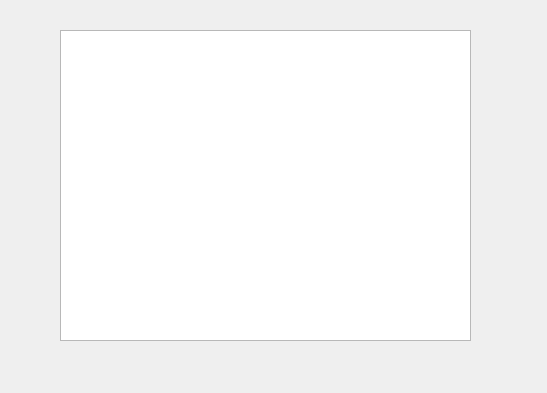
<?xml version="1.0" encoding="UTF-8"?>
<ui version="4.0">
 <class>QRGenerateWindow</class>
 <widget class="QWidget" name="QRGenerateWindow">
  <property name="geometry">
   <rect>
    <x>0</x>
    <y>0</y>
    <width>547</width>
    <height>393</height>
   </rect>
  </property>
  <property name="windowTitle">
   <string>Form</string>
  </property>
  <widget class="QTableView" name="tableView">
   <property name="geometry">
    <rect>
     <x>60</x>
     <y>30</y>
     <width>411</width>
     <height>311</height>
    </rect>
   </property>
   <property name="styleSheet">
    <string notr="true"/>
   </property>
  </widget>
  <widget class="QLabel" name="qrCodeLabel">
   <property name="geometry">
    <rect>
     <x>70</x>
     <y>40</y>
     <width>381</width>
     <height>291</height>
    </rect>
   </property>
   <property name="text">
    <string/>
   </property>
  </widget>
 </widget>
 <resources/>
 <connections/>
</ui>
